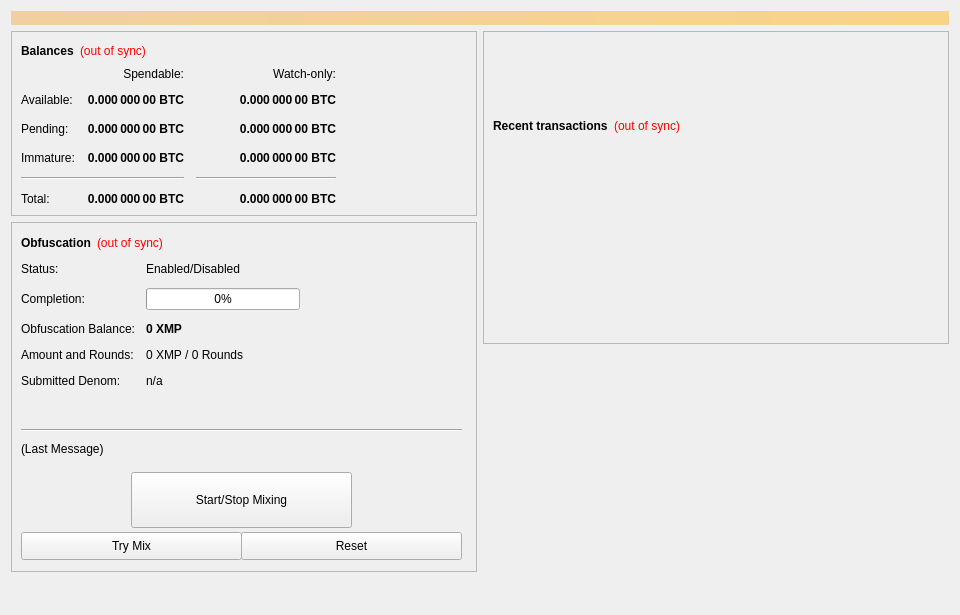
<?xml version="1.0" encoding="UTF-8"?>
<ui version="4.0">
 <class>OverviewPage</class>
 <widget class="QWidget" name="OverviewPage">
  <property name="geometry">
   <rect>
    <x>0</x>
    <y>0</y>
    <width>960</width>
    <height>615</height>
   </rect>
  </property>
  <property name="minimumSize">
   <size>
    <width>960</width>
    <height>0</height>
   </size>
  </property>
  <property name="windowTitle">
   <string>Form</string>
  </property>
  <layout class="QVBoxLayout" name="topLayout">
   <item>
    <widget class="QLabel" name="labelAlerts">
     <property name="visible">
      <bool>false</bool>
     </property>
     <property name="styleSheet">
      <string notr="true">background-color: qlineargradient(x1: 0, y1: 0, x2: 1, y2: 0, stop:0 #F0D0A0, stop:1 #F8D488); color:#000000;</string>
     </property>
     <property name="wordWrap">
      <bool>true</bool>
     </property>
     <property name="margin">
      <number>3</number>
     </property>
    </widget>
   </item>
   <item>
    <layout class="QHBoxLayout" name="horizontalLayout" stretch="1,1">
     <item>
      <layout class="QVBoxLayout" name="verticalLayout_2">
       <item>
        <widget class="QFrame" name="frame">
         <property name="frameShape">
          <enum>QFrame::StyledPanel</enum>
         </property>
         <property name="frameShadow">
          <enum>QFrame::Raised</enum>
         </property>
         <layout class="QVBoxLayout" name="verticalLayout_4">
          <item>
           <layout class="QHBoxLayout" name="horizontalLayout_4">
            <item>
             <widget class="QLabel" name="label_5">
              <property name="font">
               <font>
                <weight>75</weight>
                <bold>true</bold>
               </font>
              </property>
              <property name="text">
               <string>Balances</string>
              </property>
             </widget>
            </item>
            <item>
             <widget class="QLabel" name="labelWalletStatus">
              <property name="cursor">
               <cursorShape>WhatsThisCursor</cursorShape>
              </property>
              <property name="toolTip">
               <string>The displayed information may be out of date. Your wallet automatically synchronizes with the AMP network after a connection is established, but this process has not completed yet.</string>
              </property>
              <property name="styleSheet">
               <string notr="true">QLabel { color: red; }</string>
              </property>
              <property name="text">
               <string notr="true">(out of sync)</string>
              </property>
              <property name="alignment">
               <set>Qt::AlignLeading|Qt::AlignLeft|Qt::AlignVCenter</set>
              </property>
             </widget>
            </item>
            <item>
             <spacer name="horizontalSpacer_3">
              <property name="orientation">
               <enum>Qt::Horizontal</enum>
              </property>
              <property name="sizeHint" stdset="0">
               <size>
                <width>40</width>
                <height>20</height>
               </size>
              </property>
             </spacer>
            </item>
           </layout>
          </item>
          <item>
           <layout class="QGridLayout" name="gridLayout">
            <property name="spacing">
             <number>12</number>
            </property>
            <item row="2" column="2">
             <widget class="QLabel" name="labelWatchPending">
              <property name="font">
               <font>
                <weight>75</weight>
                <bold>true</bold>
               </font>
              </property>
              <property name="cursor">
               <cursorShape>IBeamCursor</cursorShape>
              </property>
              <property name="toolTip">
               <string>Unconfirmed transactions to watch-only addresses</string>
              </property>
              <property name="text">
               <string notr="true">0.000 000 00 BTC</string>
              </property>
              <property name="alignment">
               <set>Qt::AlignRight|Qt::AlignTrailing|Qt::AlignVCenter</set>
              </property>
              <property name="textInteractionFlags">
               <set>Qt::LinksAccessibleByMouse|Qt::TextSelectableByKeyboard|Qt::TextSelectableByMouse</set>
              </property>
             </widget>
            </item>
            <item row="2" column="1">
             <widget class="QLabel" name="labelUnconfirmed">
              <property name="font">
               <font>
                <weight>75</weight>
                <bold>true</bold>
               </font>
              </property>
              <property name="cursor">
               <cursorShape>IBeamCursor</cursorShape>
              </property>
              <property name="toolTip">
               <string>Total of transactions that have yet to be confirmed, and do not yet count toward the spendable balance</string>
              </property>
              <property name="text">
               <string notr="true">0.000 000 00 BTC</string>
              </property>
              <property name="alignment">
               <set>Qt::AlignRight|Qt::AlignTrailing|Qt::AlignVCenter</set>
              </property>
              <property name="textInteractionFlags">
               <set>Qt::LinksAccessibleByMouse|Qt::TextSelectableByKeyboard|Qt::TextSelectableByMouse</set>
              </property>
             </widget>
            </item>
            <item row="3" column="2">
             <widget class="QLabel" name="labelWatchImmature">
              <property name="font">
               <font>
                <weight>75</weight>
                <bold>true</bold>
               </font>
              </property>
              <property name="cursor">
               <cursorShape>IBeamCursor</cursorShape>
              </property>
              <property name="toolTip">
               <string>Staked or masternode rewards in watch-only addresses that has not yet matured</string>
              </property>
              <property name="text">
               <string notr="true">0.000 000 00 BTC</string>
              </property>
              <property name="alignment">
               <set>Qt::AlignRight|Qt::AlignTrailing|Qt::AlignVCenter</set>
              </property>
              <property name="textInteractionFlags">
               <set>Qt::LinksAccessibleByMouse|Qt::TextSelectableByKeyboard|Qt::TextSelectableByMouse</set>
              </property>
             </widget>
            </item>
            <item row="4" column="0" colspan="2">
             <widget class="Line" name="lineSpendableBalance">
              <property name="orientation">
               <enum>Qt::Horizontal</enum>
              </property>
             </widget>
            </item>
            <item row="4" column="2">
             <widget class="Line" name="lineWatchBalance">
              <property name="sizePolicy">
               <sizepolicy hsizetype="Preferred" vsizetype="Fixed">
                <horstretch>0</horstretch>
                <verstretch>0</verstretch>
               </sizepolicy>
              </property>
              <property name="minimumSize">
               <size>
                <width>140</width>
                <height>0</height>
               </size>
              </property>
              <property name="orientation">
               <enum>Qt::Horizontal</enum>
              </property>
             </widget>
            </item>
            <item row="5" column="0">
             <widget class="QLabel" name="labelTotalText">
              <property name="text">
               <string>Total:</string>
              </property>
             </widget>
            </item>
            <item row="3" column="1">
             <widget class="QLabel" name="labelImmature">
              <property name="font">
               <font>
                <weight>75</weight>
                <bold>true</bold>
               </font>
              </property>
              <property name="cursor">
               <cursorShape>IBeamCursor</cursorShape>
              </property>
              <property name="toolTip">
               <string>Staked or masternode rewards that has not yet matured</string>
              </property>
              <property name="text">
               <string notr="true">0.000 000 00 BTC</string>
              </property>
              <property name="alignment">
               <set>Qt::AlignRight|Qt::AlignTrailing|Qt::AlignVCenter</set>
              </property>
              <property name="textInteractionFlags">
               <set>Qt::LinksAccessibleByMouse|Qt::TextSelectableByKeyboard|Qt::TextSelectableByMouse</set>
              </property>
             </widget>
            </item>
            <item row="2" column="3">
             <spacer name="horizontalSpacer_2">
              <property name="orientation">
               <enum>Qt::Horizontal</enum>
              </property>
              <property name="sizeHint" stdset="0">
               <size>
                <width>40</width>
                <height>20</height>
               </size>
              </property>
             </spacer>
            </item>
            <item row="3" column="0">
             <widget class="QLabel" name="labelImmatureText">
              <property name="text">
               <string>Immature:</string>
              </property>
             </widget>
            </item>
            <item row="5" column="1">
             <widget class="QLabel" name="labelTotal">
              <property name="font">
               <font>
                <weight>75</weight>
                <bold>true</bold>
               </font>
              </property>
              <property name="cursor">
               <cursorShape>IBeamCursor</cursorShape>
              </property>
              <property name="toolTip">
               <string>Your current total balance</string>
              </property>
              <property name="text">
               <string notr="true">0.000 000 00 BTC</string>
              </property>
              <property name="alignment">
               <set>Qt::AlignRight|Qt::AlignTrailing|Qt::AlignVCenter</set>
              </property>
              <property name="textInteractionFlags">
               <set>Qt::LinksAccessibleByMouse|Qt::TextSelectableByKeyboard|Qt::TextSelectableByMouse</set>
              </property>
             </widget>
            </item>
            <item row="5" column="2">
             <widget class="QLabel" name="labelWatchTotal">
              <property name="font">
               <font>
                <weight>75</weight>
                <bold>true</bold>
               </font>
              </property>
              <property name="cursor">
               <cursorShape>IBeamCursor</cursorShape>
              </property>
              <property name="toolTip">
               <string>Current total balance in watch-only addresses</string>
              </property>
              <property name="text">
               <string notr="true">0.000 000 00 BTC</string>
              </property>
              <property name="alignment">
               <set>Qt::AlignRight|Qt::AlignTrailing|Qt::AlignVCenter</set>
              </property>
              <property name="textInteractionFlags">
               <set>Qt::LinksAccessibleByMouse|Qt::TextSelectableByKeyboard|Qt::TextSelectableByMouse</set>
              </property>
             </widget>
            </item>
            <item row="0" column="2">
             <widget class="QLabel" name="labelWatchonly">
              <property name="text">
               <string>Watch-only:</string>
              </property>
              <property name="alignment">
               <set>Qt::AlignRight|Qt::AlignTrailing|Qt::AlignVCenter</set>
              </property>
             </widget>
            </item>
            <item row="1" column="0">
             <widget class="QLabel" name="labelBalanceText">
              <property name="text">
               <string>Available:</string>
              </property>
             </widget>
            </item>
            <item row="1" column="1">
             <widget class="QLabel" name="labelBalance">
              <property name="font">
               <font>
                <weight>75</weight>
                <bold>true</bold>
               </font>
              </property>
              <property name="cursor">
               <cursorShape>IBeamCursor</cursorShape>
              </property>
              <property name="toolTip">
               <string>Your current spendable balance</string>
              </property>
              <property name="text">
               <string notr="true">0.000 000 00 BTC</string>
              </property>
              <property name="alignment">
               <set>Qt::AlignRight|Qt::AlignTrailing|Qt::AlignVCenter</set>
              </property>
              <property name="textInteractionFlags">
               <set>Qt::LinksAccessibleByMouse|Qt::TextSelectableByKeyboard|Qt::TextSelectableByMouse</set>
              </property>
             </widget>
            </item>
            <item row="1" column="2">
             <widget class="QLabel" name="labelWatchAvailable">
              <property name="font">
               <font>
                <weight>75</weight>
                <bold>true</bold>
               </font>
              </property>
              <property name="cursor">
               <cursorShape>IBeamCursor</cursorShape>
              </property>
              <property name="toolTip">
               <string>Your current balance in watch-only addresses</string>
              </property>
              <property name="text">
               <string notr="true">0.000 000 00 BTC</string>
              </property>
              <property name="alignment">
               <set>Qt::AlignRight|Qt::AlignTrailing|Qt::AlignVCenter</set>
              </property>
              <property name="textInteractionFlags">
               <set>Qt::LinksAccessibleByMouse|Qt::TextSelectableByKeyboard|Qt::TextSelectableByMouse</set>
              </property>
             </widget>
            </item>
            <item row="2" column="0">
             <widget class="QLabel" name="labelPendingText">
              <property name="text">
               <string>Pending:</string>
              </property>
             </widget>
            </item>
            <item row="0" column="1">
             <widget class="QLabel" name="labelSpendable">
              <property name="text">
               <string>Spendable:</string>
              </property>
              <property name="alignment">
               <set>Qt::AlignRight|Qt::AlignTrailing|Qt::AlignVCenter</set>
              </property>
             </widget>
            </item>
           </layout>
          </item>
         </layout>
        </widget>
       </item>
       <item>
        <widget class="QFrame" name="frameObfuscation">
         <property name="minimumSize">
          <size>
           <width>0</width>
           <height>350</height>
          </size>
         </property>
         <property name="layoutDirection">
          <enum>Qt::LeftToRight</enum>
         </property>
         <property name="frameShape">
          <enum>QFrame::StyledPanel</enum>
         </property>
         <property name="frameShadow">
          <enum>QFrame::Raised</enum>
         </property>
         <widget class="QWidget" name="formLayoutWidget">
          <property name="geometry">
           <rect>
            <x>10</x>
            <y>40</y>
            <width>451</width>
            <height>161</height>
           </rect>
          </property>
          <layout class="QFormLayout" name="formLayout">
           <property name="fieldGrowthPolicy">
            <enum>QFormLayout::AllNonFixedFieldsGrow</enum>
           </property>
           <property name="horizontalSpacing">
            <number>11</number>
           </property>
           <property name="verticalSpacing">
            <number>12</number>
           </property>
           <item row="0" column="0">
            <widget class="QLabel" name="label_6">
             <property name="text">
              <string>Status:</string>
             </property>
            </widget>
           </item>
           <item row="1" column="0">
            <widget class="QLabel" name="label_7">
             <property name="text">
              <string>Completion:</string>
             </property>
            </widget>
           </item>
           <item row="1" column="1">
            <widget class="QProgressBar" name="obfuscationProgress">
             <property name="maximumSize">
              <size>
               <width>154</width>
               <height>16777215</height>
              </size>
             </property>
             <property name="value">
              <number>0</number>
             </property>
            </widget>
           </item>
           <item row="2" column="0">
            <widget class="QLabel" name="labelAnonymizedText">
             <property name="text">
              <string>Obfuscation Balance:</string>
             </property>
            </widget>
           </item>
           <item row="2" column="1">
            <widget class="QLabel" name="labelAnonymized">
             <property name="font">
              <font>
               <weight>75</weight>
               <bold>true</bold>
              </font>
             </property>
             <property name="text">
              <string notr="true">0 XMP</string>
             </property>
            </widget>
           </item>
           <item row="3" column="0">
            <widget class="QLabel" name="label_8">
             <property name="text">
              <string>Amount and Rounds:</string>
             </property>
            </widget>
           </item>
           <item row="3" column="1">
            <widget class="QLabel" name="labelAmountRounds">
             <property name="text">
              <string>0 XMP / 0 Rounds</string>
             </property>
            </widget>
           </item>
           <item row="4" column="0">
            <widget class="QLabel" name="label_9">
             <property name="text">
              <string>Submitted Denom:</string>
             </property>
            </widget>
           </item>
           <item row="4" column="1">
            <widget class="QLabel" name="labelSubmittedDenom">
             <property name="toolTip">
              <string>The denominations you submitted to the Masternode.&lt;br&gt;To mix, other users must submit the exact same denominations.</string>
             </property>
             <property name="text">
              <string>n/a</string>
             </property>
            </widget>
           </item>
           <item row="0" column="1">
            <widget class="QLabel" name="obfuscationEnabled">
             <property name="text">
              <string>Enabled/Disabled</string>
             </property>
            </widget>
           </item>
          </layout>
         </widget>
         <widget class="QPushButton" name="runAutoDenom">
          <property name="geometry">
           <rect>
            <x>251</x>
            <y>17</y>
            <width>1</width>
            <height>1</height>
           </rect>
          </property>
          <property name="palette">
           <palette>
            <active>
             <colorrole role="WindowText">
              <brush brushstyle="SolidPattern">
               <color alpha="255">
                <red>0</red>
                <green>0</green>
                <blue>0</blue>
               </color>
              </brush>
             </colorrole>
             <colorrole role="Button">
              <brush brushstyle="SolidPattern">
               <color alpha="255">
                <red>239</red>
                <green>238</green>
                <blue>238</blue>
               </color>
              </brush>
             </colorrole>
             <colorrole role="Light">
              <brush brushstyle="SolidPattern">
               <color alpha="255">
                <red>255</red>
                <green>255</green>
                <blue>255</blue>
               </color>
              </brush>
             </colorrole>
             <colorrole role="Midlight">
              <brush brushstyle="SolidPattern">
               <color alpha="255">
                <red>247</red>
                <green>246</green>
                <blue>246</blue>
               </color>
              </brush>
             </colorrole>
             <colorrole role="Dark">
              <brush brushstyle="SolidPattern">
               <color alpha="255">
                <red>119</red>
                <green>119</green>
                <blue>119</blue>
               </color>
              </brush>
             </colorrole>
             <colorrole role="Mid">
              <brush brushstyle="SolidPattern">
               <color alpha="255">
                <red>159</red>
                <green>159</green>
                <blue>159</blue>
               </color>
              </brush>
             </colorrole>
             <colorrole role="Text">
              <brush brushstyle="SolidPattern">
               <color alpha="255">
                <red>0</red>
                <green>0</green>
                <blue>0</blue>
               </color>
              </brush>
             </colorrole>
             <colorrole role="BrightText">
              <brush brushstyle="SolidPattern">
               <color alpha="255">
                <red>255</red>
                <green>255</green>
                <blue>255</blue>
               </color>
              </brush>
             </colorrole>
             <colorrole role="ButtonText">
              <brush brushstyle="SolidPattern">
               <color alpha="255">
                <red>0</red>
                <green>0</green>
                <blue>0</blue>
               </color>
              </brush>
             </colorrole>
             <colorrole role="Base">
              <brush brushstyle="SolidPattern">
               <color alpha="255">
                <red>255</red>
                <green>255</green>
                <blue>255</blue>
               </color>
              </brush>
             </colorrole>
             <colorrole role="Window">
              <brush brushstyle="SolidPattern">
               <color alpha="255">
                <red>239</red>
                <green>238</green>
                <blue>238</blue>
               </color>
              </brush>
             </colorrole>
             <colorrole role="Shadow">
              <brush brushstyle="SolidPattern">
               <color alpha="255">
                <red>0</red>
                <green>0</green>
                <blue>0</blue>
               </color>
              </brush>
             </colorrole>
             <colorrole role="AlternateBase">
              <brush brushstyle="SolidPattern">
               <color alpha="255">
                <red>247</red>
                <green>246</green>
                <blue>246</blue>
               </color>
              </brush>
             </colorrole>
             <colorrole role="ToolTipBase">
              <brush brushstyle="SolidPattern">
               <color alpha="255">
                <red>255</red>
                <green>255</green>
                <blue>220</blue>
               </color>
              </brush>
             </colorrole>
             <colorrole role="ToolTipText">
              <brush brushstyle="SolidPattern">
               <color alpha="255">
                <red>0</red>
                <green>0</green>
                <blue>0</blue>
               </color>
              </brush>
             </colorrole>
            </active>
            <inactive>
             <colorrole role="WindowText">
              <brush brushstyle="SolidPattern">
               <color alpha="255">
                <red>0</red>
                <green>0</green>
                <blue>0</blue>
               </color>
              </brush>
             </colorrole>
             <colorrole role="Button">
              <brush brushstyle="SolidPattern">
               <color alpha="255">
                <red>239</red>
                <green>238</green>
                <blue>238</blue>
               </color>
              </brush>
             </colorrole>
             <colorrole role="Light">
              <brush brushstyle="SolidPattern">
               <color alpha="255">
                <red>255</red>
                <green>255</green>
                <blue>255</blue>
               </color>
              </brush>
             </colorrole>
             <colorrole role="Midlight">
              <brush brushstyle="SolidPattern">
               <color alpha="255">
                <red>247</red>
                <green>246</green>
                <blue>246</blue>
               </color>
              </brush>
             </colorrole>
             <colorrole role="Dark">
              <brush brushstyle="SolidPattern">
               <color alpha="255">
                <red>119</red>
                <green>119</green>
                <blue>119</blue>
               </color>
              </brush>
             </colorrole>
             <colorrole role="Mid">
              <brush brushstyle="SolidPattern">
               <color alpha="255">
                <red>159</red>
                <green>159</green>
                <blue>159</blue>
               </color>
              </brush>
             </colorrole>
             <colorrole role="Text">
              <brush brushstyle="SolidPattern">
               <color alpha="255">
                <red>0</red>
                <green>0</green>
                <blue>0</blue>
               </color>
              </brush>
             </colorrole>
             <colorrole role="BrightText">
              <brush brushstyle="SolidPattern">
               <color alpha="255">
                <red>255</red>
                <green>255</green>
                <blue>255</blue>
               </color>
              </brush>
             </colorrole>
             <colorrole role="ButtonText">
              <brush brushstyle="SolidPattern">
               <color alpha="255">
                <red>0</red>
                <green>0</green>
                <blue>0</blue>
               </color>
              </brush>
             </colorrole>
             <colorrole role="Base">
              <brush brushstyle="SolidPattern">
               <color alpha="255">
                <red>255</red>
                <green>255</green>
                <blue>255</blue>
               </color>
              </brush>
             </colorrole>
             <colorrole role="Window">
              <brush brushstyle="SolidPattern">
               <color alpha="255">
                <red>239</red>
                <green>238</green>
                <blue>238</blue>
               </color>
              </brush>
             </colorrole>
             <colorrole role="Shadow">
              <brush brushstyle="SolidPattern">
               <color alpha="255">
                <red>0</red>
                <green>0</green>
                <blue>0</blue>
               </color>
              </brush>
             </colorrole>
             <colorrole role="AlternateBase">
              <brush brushstyle="SolidPattern">
               <color alpha="255">
                <red>247</red>
                <green>246</green>
                <blue>246</blue>
               </color>
              </brush>
             </colorrole>
             <colorrole role="ToolTipBase">
              <brush brushstyle="SolidPattern">
               <color alpha="255">
                <red>255</red>
                <green>255</green>
                <blue>220</blue>
               </color>
              </brush>
             </colorrole>
             <colorrole role="ToolTipText">
              <brush brushstyle="SolidPattern">
               <color alpha="255">
                <red>0</red>
                <green>0</green>
                <blue>0</blue>
               </color>
              </brush>
             </colorrole>
            </inactive>
            <disabled>
             <colorrole role="WindowText">
              <brush brushstyle="SolidPattern">
               <color alpha="255">
                <red>119</red>
                <green>119</green>
                <blue>119</blue>
               </color>
              </brush>
             </colorrole>
             <colorrole role="Button">
              <brush brushstyle="SolidPattern">
               <color alpha="255">
                <red>239</red>
                <green>238</green>
                <blue>238</blue>
               </color>
              </brush>
             </colorrole>
             <colorrole role="Light">
              <brush brushstyle="SolidPattern">
               <color alpha="255">
                <red>255</red>
                <green>255</green>
                <blue>255</blue>
               </color>
              </brush>
             </colorrole>
             <colorrole role="Midlight">
              <brush brushstyle="SolidPattern">
               <color alpha="255">
                <red>247</red>
                <green>246</green>
                <blue>246</blue>
               </color>
              </brush>
             </colorrole>
             <colorrole role="Dark">
              <brush brushstyle="SolidPattern">
               <color alpha="255">
                <red>119</red>
                <green>119</green>
                <blue>119</blue>
               </color>
              </brush>
             </colorrole>
             <colorrole role="Mid">
              <brush brushstyle="SolidPattern">
               <color alpha="255">
                <red>159</red>
                <green>159</green>
                <blue>159</blue>
               </color>
              </brush>
             </colorrole>
             <colorrole role="Text">
              <brush brushstyle="SolidPattern">
               <color alpha="255">
                <red>119</red>
                <green>119</green>
                <blue>119</blue>
               </color>
              </brush>
             </colorrole>
             <colorrole role="BrightText">
              <brush brushstyle="SolidPattern">
               <color alpha="255">
                <red>255</red>
                <green>255</green>
                <blue>255</blue>
               </color>
              </brush>
             </colorrole>
             <colorrole role="ButtonText">
              <brush brushstyle="SolidPattern">
               <color alpha="255">
                <red>119</red>
                <green>119</green>
                <blue>119</blue>
               </color>
              </brush>
             </colorrole>
             <colorrole role="Base">
              <brush brushstyle="SolidPattern">
               <color alpha="255">
                <red>239</red>
                <green>238</green>
                <blue>238</blue>
               </color>
              </brush>
             </colorrole>
             <colorrole role="Window">
              <brush brushstyle="SolidPattern">
               <color alpha="255">
                <red>239</red>
                <green>238</green>
                <blue>238</blue>
               </color>
              </brush>
             </colorrole>
             <colorrole role="Shadow">
              <brush brushstyle="SolidPattern">
               <color alpha="255">
                <red>0</red>
                <green>0</green>
                <blue>0</blue>
               </color>
              </brush>
             </colorrole>
             <colorrole role="AlternateBase">
              <brush brushstyle="SolidPattern">
               <color alpha="255">
                <red>239</red>
                <green>238</green>
                <blue>238</blue>
               </color>
              </brush>
             </colorrole>
             <colorrole role="ToolTipBase">
              <brush brushstyle="SolidPattern">
               <color alpha="255">
                <red>255</red>
                <green>255</green>
                <blue>220</blue>
               </color>
              </brush>
             </colorrole>
             <colorrole role="ToolTipText">
              <brush brushstyle="SolidPattern">
               <color alpha="255">
                <red>0</red>
                <green>0</green>
                <blue>0</blue>
               </color>
              </brush>
             </colorrole>
            </disabled>
           </palette>
          </property>
          <property name="focusPolicy">
           <enum>Qt::NoFocus</enum>
          </property>
          <property name="autoFillBackground">
           <bool>true</bool>
          </property>
          <property name="text">
           <string/>
          </property>
          <property name="flat">
           <bool>true</bool>
          </property>
         </widget>
         <widget class="QPushButton" name="toggleObfuscation">
          <property name="geometry">
           <rect>
            <x>120</x>
            <y>250</y>
            <width>221</width>
            <height>56</height>
           </rect>
          </property>
          <property name="sizePolicy">
           <sizepolicy hsizetype="MinimumExpanding" vsizetype="Fixed">
            <horstretch>0</horstretch>
            <verstretch>0</verstretch>
           </sizepolicy>
          </property>
          <property name="text">
           <string>Start/Stop Mixing</string>
          </property>
         </widget>
         <widget class="Line" name="lineLastMessage">
          <property name="geometry">
           <rect>
            <x>10</x>
            <y>200</y>
            <width>441</width>
            <height>16</height>
           </rect>
          </property>
          <property name="orientation">
           <enum>Qt::Horizontal</enum>
          </property>
         </widget>
         <widget class="QLabel" name="obfuscationStatus">
          <property name="geometry">
           <rect>
            <x>10</x>
            <y>220</y>
            <width>451</width>
            <height>61</height>
           </rect>
          </property>
          <property name="minimumSize">
           <size>
            <width>288</width>
            <height>43</height>
           </size>
          </property>
          <property name="text">
           <string>(Last Message)</string>
          </property>
          <property name="alignment">
           <set>Qt::AlignLeading|Qt::AlignLeft|Qt::AlignTop</set>
          </property>
          <property name="wordWrap">
           <bool>true</bool>
          </property>
         </widget>
         <widget class="QPushButton" name="obfuscationAuto">
          <property name="geometry">
           <rect>
            <x>10</x>
            <y>310</y>
            <width>221</width>
            <height>28</height>
           </rect>
          </property>
          <property name="sizePolicy">
           <sizepolicy hsizetype="MinimumExpanding" vsizetype="Fixed">
            <horstretch>0</horstretch>
            <verstretch>0</verstretch>
           </sizepolicy>
          </property>
          <property name="toolTip">
           <string>Try to manually submit a Obfuscation request.</string>
          </property>
          <property name="text">
           <string>Try Mix</string>
          </property>
         </widget>
         <widget class="QPushButton" name="obfuscationReset">
          <property name="geometry">
           <rect>
            <x>230</x>
            <y>310</y>
            <width>221</width>
            <height>28</height>
           </rect>
          </property>
          <property name="sizePolicy">
           <sizepolicy hsizetype="MinimumExpanding" vsizetype="Fixed">
            <horstretch>0</horstretch>
            <verstretch>0</verstretch>
           </sizepolicy>
          </property>
          <property name="toolTip">
           <string>Reset the current status of Obfuscation (can interrupt Obfuscation if it's in the process of Mixing, which can cost you money!)</string>
          </property>
          <property name="autoFillBackground">
           <bool>false</bool>
          </property>
          <property name="text">
           <string>Reset</string>
          </property>
         </widget>
         <widget class="QWidget" name="layoutWidget">
          <property name="geometry">
           <rect>
            <x>10</x>
            <y>10</y>
            <width>431</width>
            <height>22</height>
           </rect>
          </property>
          <layout class="QHBoxLayout" name="horizontalLayout_5">
           <item>
            <widget class="QLabel" name="label_2">
             <property name="font">
              <font>
               <weight>75</weight>
               <bold>true</bold>
              </font>
             </property>
             <property name="text">
              <string>Obfuscation</string>
             </property>
            </widget>
           </item>
           <item>
            <widget class="QLabel" name="labelObfuscationSyncStatus">
             <property name="toolTip">
              <string>The displayed information may be out of date. Your wallet automatically synchronizes with the AMP network after a connection is established, but this process has not completed yet.</string>
             </property>
             <property name="styleSheet">
              <string notr="true">QLabel { color: red; }</string>
             </property>
             <property name="text">
              <string notr="true">(out of sync)</string>
             </property>
             <property name="alignment">
              <set>Qt::AlignLeading|Qt::AlignLeft|Qt::AlignVCenter</set>
             </property>
            </widget>
           </item>
           <item>
            <spacer name="horizontalSpacer_4">
             <property name="orientation">
              <enum>Qt::Horizontal</enum>
             </property>
             <property name="sizeHint" stdset="0">
              <size>
               <width>40</width>
               <height>20</height>
              </size>
             </property>
            </spacer>
           </item>
          </layout>
         </widget>
        </widget>
       </item>
       <item>
        <spacer name="verticalSpacer">
         <property name="orientation">
          <enum>Qt::Vertical</enum>
         </property>
         <property name="sizeHint" stdset="0">
          <size>
           <width>20</width>
           <height>40</height>
          </size>
         </property>
        </spacer>
       </item>
      </layout>
     </item>
     <item>
      <layout class="QVBoxLayout" name="verticalLayout_3">
       <item>
        <widget class="QFrame" name="frame_2">
         <property name="frameShape">
          <enum>QFrame::StyledPanel</enum>
         </property>
         <property name="frameShadow">
          <enum>QFrame::Raised</enum>
         </property>
         <layout class="QVBoxLayout" name="verticalLayout">
          <item>
           <spacer name="verticalSpacer_3">
            <property name="orientation">
             <enum>Qt::Vertical</enum>
            </property>
            <property name="sizeType">
             <enum>QSizePolicy::Fixed</enum>
            </property>
            <property name="sizeHint" stdset="0">
             <size>
              <width>20</width>
              <height>75</height>
             </size>
            </property>
           </spacer>
          </item>
          <item>
           <layout class="QHBoxLayout" name="horizontalLayout_2">
            <item>
             <widget class="QLabel" name="label_4">
              <property name="font">
               <font>
                <weight>75</weight>
                <bold>true</bold>
               </font>
              </property>
              <property name="text">
               <string>Recent transactions</string>
              </property>
             </widget>
            </item>
            <item>
             <widget class="QLabel" name="labelTransactionsStatus">
              <property name="cursor">
               <cursorShape>WhatsThisCursor</cursorShape>
              </property>
              <property name="toolTip">
               <string>The displayed information may be out of date. Your wallet automatically synchronizes with the AMP network after a connection is established, but this process has not completed yet.</string>
              </property>
              <property name="styleSheet">
               <string notr="true">QLabel { color: red; }</string>
              </property>
              <property name="text">
               <string notr="true">(out of sync)</string>
              </property>
              <property name="alignment">
               <set>Qt::AlignRight|Qt::AlignTrailing|Qt::AlignVCenter</set>
              </property>
             </widget>
            </item>
            <item>
             <spacer name="horizontalSpacer">
              <property name="orientation">
               <enum>Qt::Horizontal</enum>
              </property>
              <property name="sizeHint" stdset="0">
               <size>
                <width>40</width>
                <height>20</height>
               </size>
              </property>
             </spacer>
            </item>
           </layout>
          </item>
          <item>
           <widget class="QListView" name="listTransactions">
            <property name="styleSheet">
             <string notr="true">QListView { background: transparent; }</string>
            </property>
            <property name="frameShape">
             <enum>QFrame::NoFrame</enum>
            </property>
            <property name="verticalScrollBarPolicy">
             <enum>Qt::ScrollBarAlwaysOff</enum>
            </property>
            <property name="horizontalScrollBarPolicy">
             <enum>Qt::ScrollBarAlwaysOff</enum>
            </property>
            <property name="selectionMode">
             <enum>QAbstractItemView::NoSelection</enum>
            </property>
           </widget>
          </item>
         </layout>
        </widget>
       </item>
       <item>
        <spacer name="verticalSpacer_2">
         <property name="orientation">
          <enum>Qt::Vertical</enum>
         </property>
         <property name="sizeType">
          <enum>QSizePolicy::Expanding</enum>
         </property>
         <property name="sizeHint" stdset="0">
          <size>
           <width>20</width>
           <height>40</height>
          </size>
         </property>
        </spacer>
       </item>
      </layout>
     </item>
    </layout>
   </item>
  </layout>
 </widget>
 <resources/>
 <connections/>
</ui>
